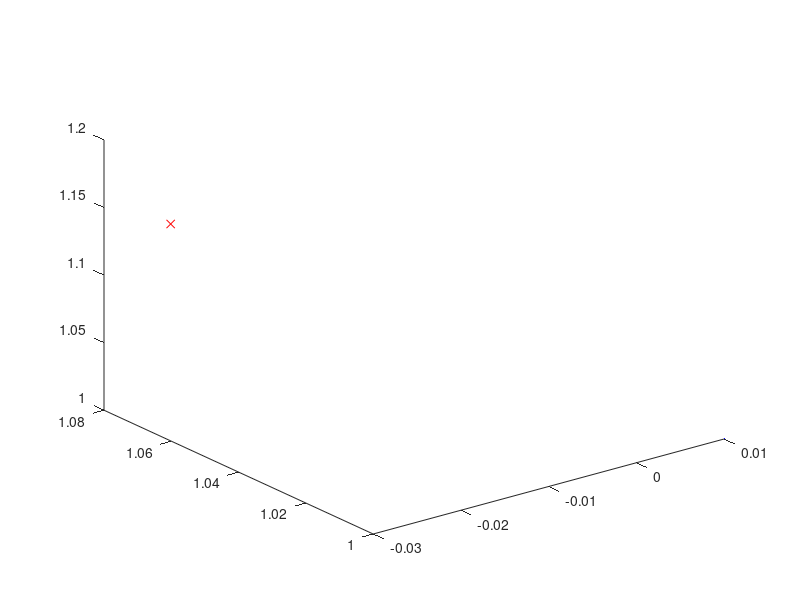

Here is the MATLAB script that generated this plot: (Note: this script raises an error after producing the figure.)
clear all;close all;clc;
load data.mat;
%% Set model parameters
% A simple movement in 3-d space
m = [0, 0, 0, 0, 0, 1, ...
    0, 0, 0, 0, 0, 0, ...
    0, 0, 0, 1, 1, 1]';
% [O_1, O_2, O_3, Odot_1, Odot_2, Odot_3, 
% euler_1, euler_2, euler_3, eulerdot_1, eulerdot_2, eulerdot_3,
% p_1, p_2, p_3, v_1, v_2, v_3]
deltat = 1;
n = length(m);
P = 1*eye(n);
phi_s = 1;
C = [eye(3)*deltat^3/3, eye(3)*deltat^2/2; eye(3)*deltat^2/2, eye(3)*deltat]*phi_s;
Qpi = [C, zeros(size(C)); zeros(size(C)), C];
sigma_p = 1;
Qcat = eye(6)*sigma_p^2;
Q = zeros(n);
Q(1:12,1:12) = Qpi;
Q(13:18,13:18) = Qcat;
sigma_m = 0.1;
R = eye(14)*sigma_m^2;
%% Set filter parameters
alpha = 1;
beta = 1;
kappa = 10;
lamda = alpha^2*(n+kappa)-n;
c = alpha^2*(n+kappa);
W_m = zeros(2*n+1,1);
W_c = zeros(2*n+1,1);
W_m(1) = lamda/(n+lamda);
W_c(1) = lamda/(n+lamda)+(1-alpha^2+beta);
for i = 1:2*n
   W_m(i+1) = 1/(2*(n+lamda));
   W_c(i+1) = 1/(2*(n+lamda));
end
W = (eye(2*n+1)-repmat(W_m,1,2*n+1))*diag(W_c)*(eye(2*n+1)-repmat(W_m,1,2*n+1))';
%% Interation
figure;
for t = 1:size(data,2)
%% Fake input
    y = obdata(:,t);    
    plot3(y(7),y(8),y(9),'rx');
    hold on;
%% Plot ground truth
    gr = data(:,t);
    plot3(gr(7),gr(8),gr(9),'b.');
    hold on;
%% Prediction
    X = repmat(m,1,2*n+1)+sqrt(c)*[zeros(size(m)),chol(P),-chol(P)];
    Xhat = zeros(size(X));
    for i = 1:2*n+1
        Xhat(:,i) = f_s(X(:,i),deltat);
    end
    mminus = Xhat*W_m;
    Pminus = Xhat*W*Xhat' + Q;
%% Update
    Xminus = repmat(mminus,1,2*n+1)+sqrt(c)*[zeros(size(m)),chol(Pminus),-chol(Pminus)];
    Yminus = zeros(14,2*n+1);
    for i = 1:2*n+1
        Yminus(:,i) = h_s(Xminus(:,i));
    end
    mu = Yminus*W_m;
    S = Yminus*W*Yminus' + R;
    C = Xminus*W*Yminus';
    K = C/S;
    m = mminus + K*(y-mu);
    P = Pminus - K*S*K';
    [V,D] = eig(P);
    eps = 0.01;
    d = diag(D);
    d(d<=0) = eps;
    P = V*diag(d)*V';
    plot3(m(13),m(14),m(15),'go');
    hold on;
end
